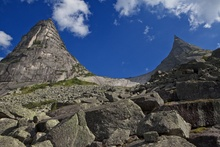
%> input picture Assignment3/Assign3_imgs/parabola1.jpg, 220 x 147 px, shrunk from 1000 x 667 before the run
$ octave q1b.m   (GNU Octave 9; MATLAB toolbox functions it lacks are replaced by stand-ins)
%> lines starting %> are read from the running program, lines starting %| are printed output that depends on the picture
filename = 'parabola1.jpg';
im = imread(filename);
%> im is the input picture: size 147x220x3 uint8; mean R, G, B 74.1, 84.9, 102.5
im2 = double(rgb2gray(im));
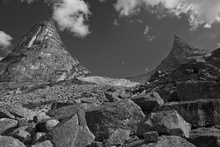
%> im2: size 147x220 double; min 0, max 216, mean 83.6
im3 = edge(im2,'Canny');
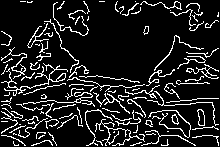
%> im3: size 147x220 logical; 12.9% white in thin lines or dots
im4 = zeros(size(im3));

[x,y] = size(im3);
%> x = 147; y = 220

rmin = 10;
rmax = 50;
mat = zeros(x,y,41);
%> (the run ends here)
